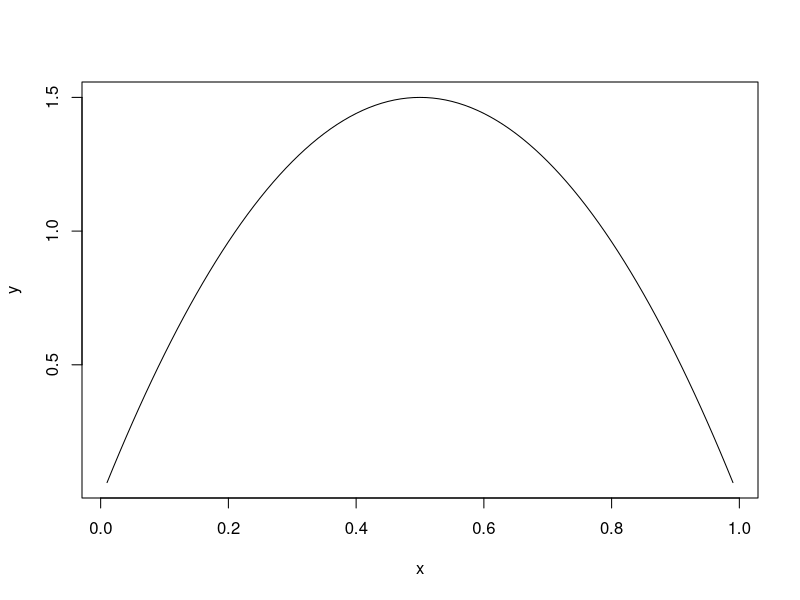
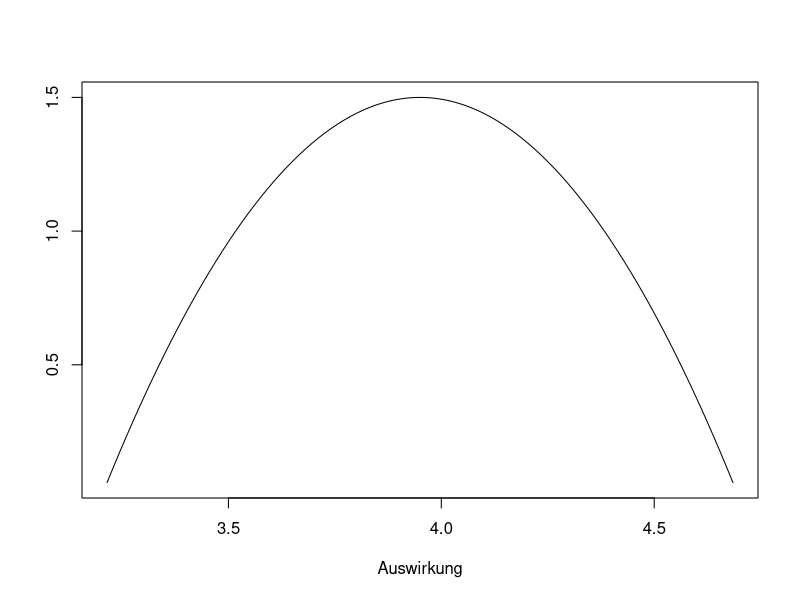
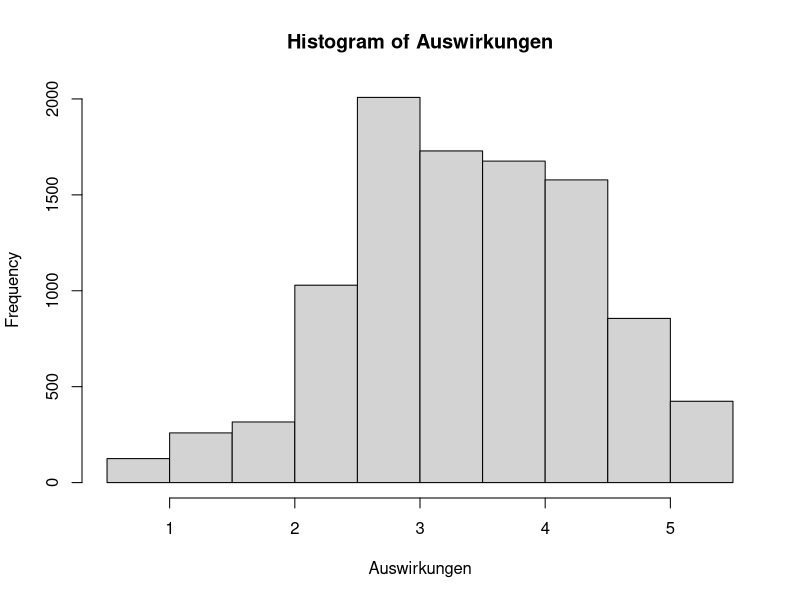

Write the R code that produced these figures, in order.

library(dplyr)
# Setzen eines Seeds, damit die Ergebnisse reproduzierbar sind
# (es werden jedesmal dieselben Zufallszahlen gezogen)

  set.seed(100)
  
# Erzeugen eines künstlichen Datensatzes für die Auswirkung
  n <- 50  # Anzahl an Umfrageteilnehmer
  untere.grenze <- rnorm(n,2.5,1)
  untere.grenze <- round(ifelse(untere.grenze < 0.5,0.5,untere.grenze),digits=1)
  intervallbreite <- runif(n,0.5,3)
  obere.grenze <- untere.grenze+intervallbreite
  obere.grenze <- round(ifelse(obere.grenze > 5.5,5.5,obere.grenze),digits=1)
  Daten <- data.frame(Proband=1:50,Untere.Grenze=untere.grenze,Obere.Grenze=obere.grenze)

# Definition der Prior-Verteilung (Beta-Verteilung)
  # Parameter für die beta-Verteilung
    c.alpha <- 2
    c.beta <- 2
  # Bild der Verteilung
    x <- seq(0.01,0.99,0.01)
	y <- dbeta(x,c.alpha,c.beta)
	plot(x,y,type="l")
  
# Beispiel:
# Wenn ein Proband für die Auswirkung beispielsweise das Intervall von 3,2 bis 4,7 angibt,
# dann ist seine individuelle Wahrscheinlichkeitsverteilung für die Auswirkung:
    x <- seq(0.01,0.99,0.01)
	y <- dbeta(x,c.alpha,c.beta)
	plot((4.7-3.2)*x+3.2,y,type="l",xlab="Auswirkung",ylab="")
  
# Monte-Carlo-Simulation

  Runs <- 10000     # die Anzahl an Durchläufen
  Auswirkungen <- rep(NA,Runs)
  for(run in 1:Runs){
  
    # Ziehung eines zufälligen Probanden aus dem Datensatzes
      Probanden <- Daten[,"Proband"]
      proband <- sample(Probanden,1)
	  
	# Ermittlung des Auswirkungsintervalls des zufällig gezogenen Probandens
	  i.proband <- which(Probanden==proband)
	  untere.grenze <- Daten[i.proband,"Untere.Grenze"]
	  obere.grenze <- Daten[i.proband,"Obere.Grenze"]

    # Ziehung einer zufälligen Auswirkung gemäß der individuellen Beta-Verteilung des Probanden	  
      x <- rbeta(1,c.alpha,c.beta)
	  auswirkung <- (obere.grenze-untere.grenze)*x+untere.grenze
	  
	# Zum Schluss wird noch die in diesem Run ermittelte Auswirkung abgespeichert
      Auswirkungen[run] <- auswirkung	
	  
  }
  
# Die ergibt nun eine gemeinsame Verteilung, die die Angaben aller Probanden
# zur Auswirkung wiederspiegelt

  hist(Auswirkungen)

# Daraus lässt sich nun die mittlere Auswirkung über alle Probanden angeben:
  mean(Auswirkungen)
  median(Auswirkungen)

# und ein Maße für die Unsicherheit angeben:
  sd(Auswirkungen)
  IQR(Auswirkungen)

# Das durch die Monte-Carlo-Simulation ermittelte Ergebnis ist aber sehr informativ und
# es lässt sich noch viel mehr daraus machen.
# Zum Beispiel lässt sich ein 90%-Prozent-Quantil angeben. 

  quantile(Auswirkungen,0.9)

  # Das heißt: mit einer Konfidenz von 90% ist die Auswirkung höchsten 4.63   
  




